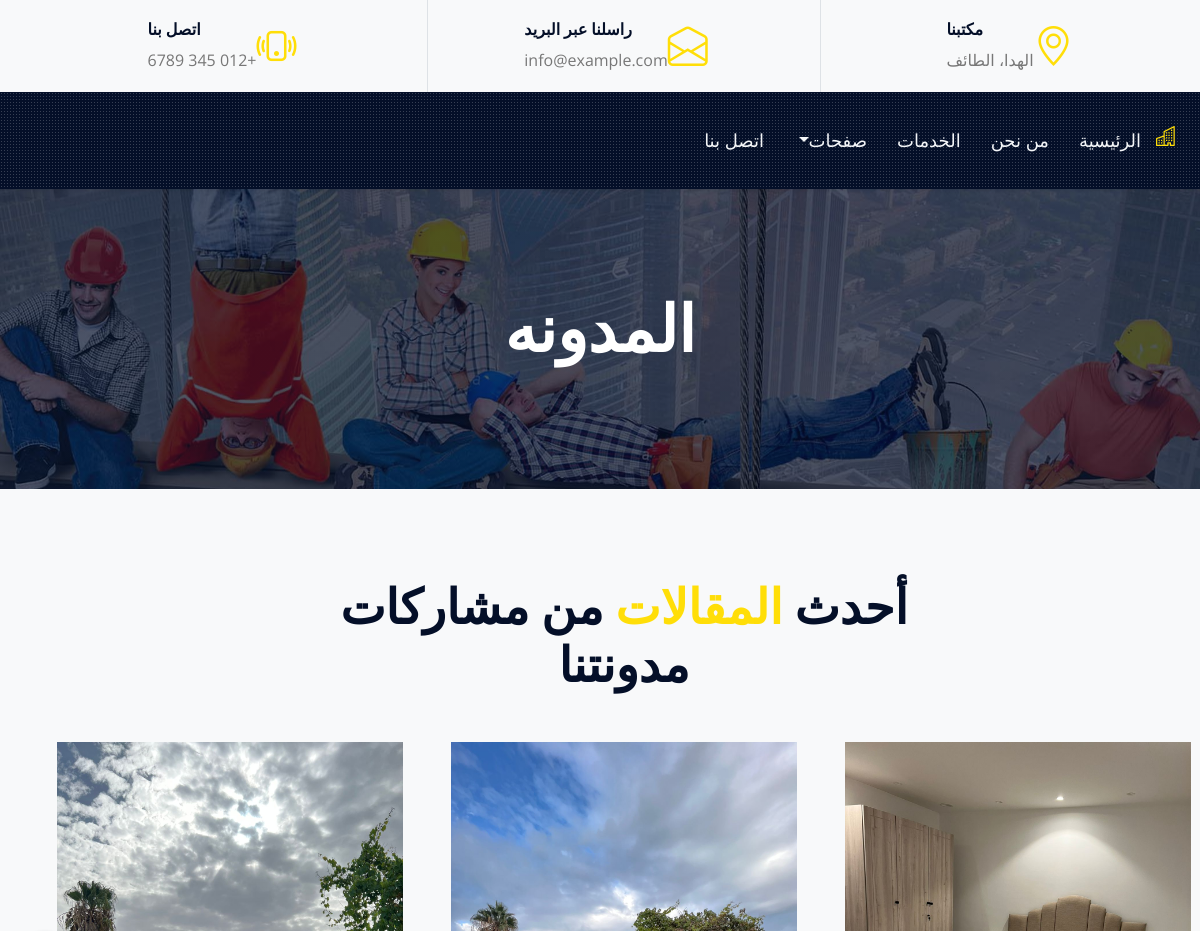
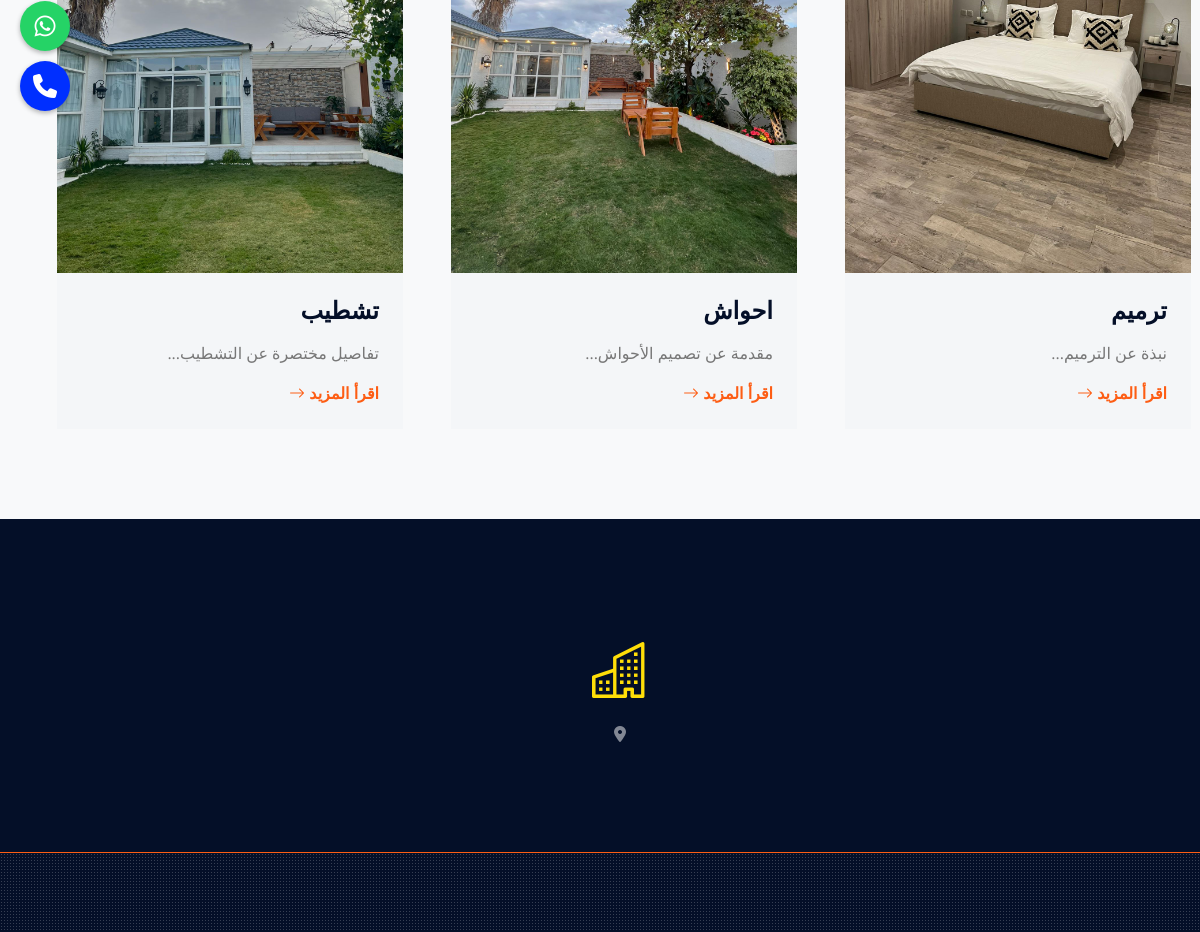
The page /blog.php on the database as committed earlier (2 pictures, top to bottom).
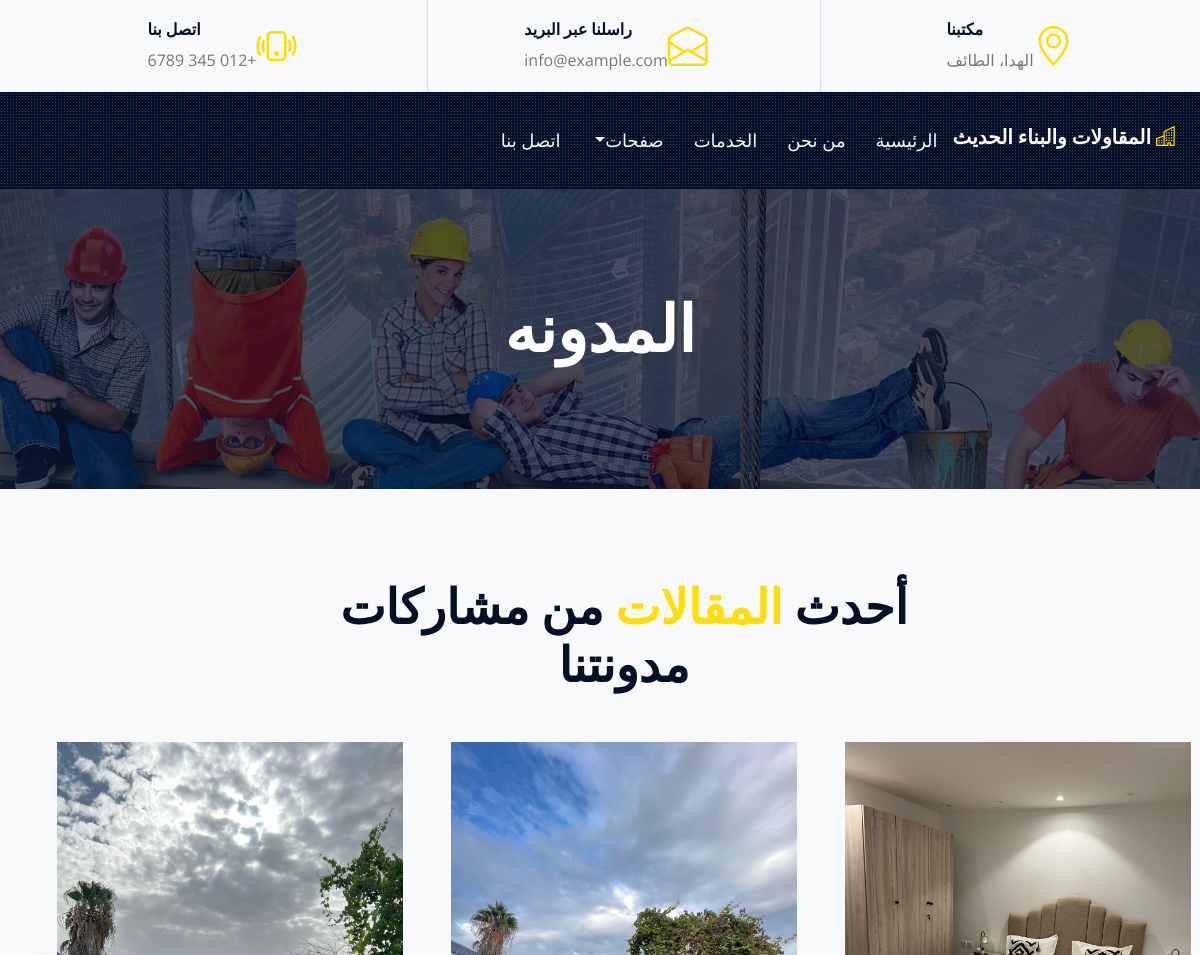
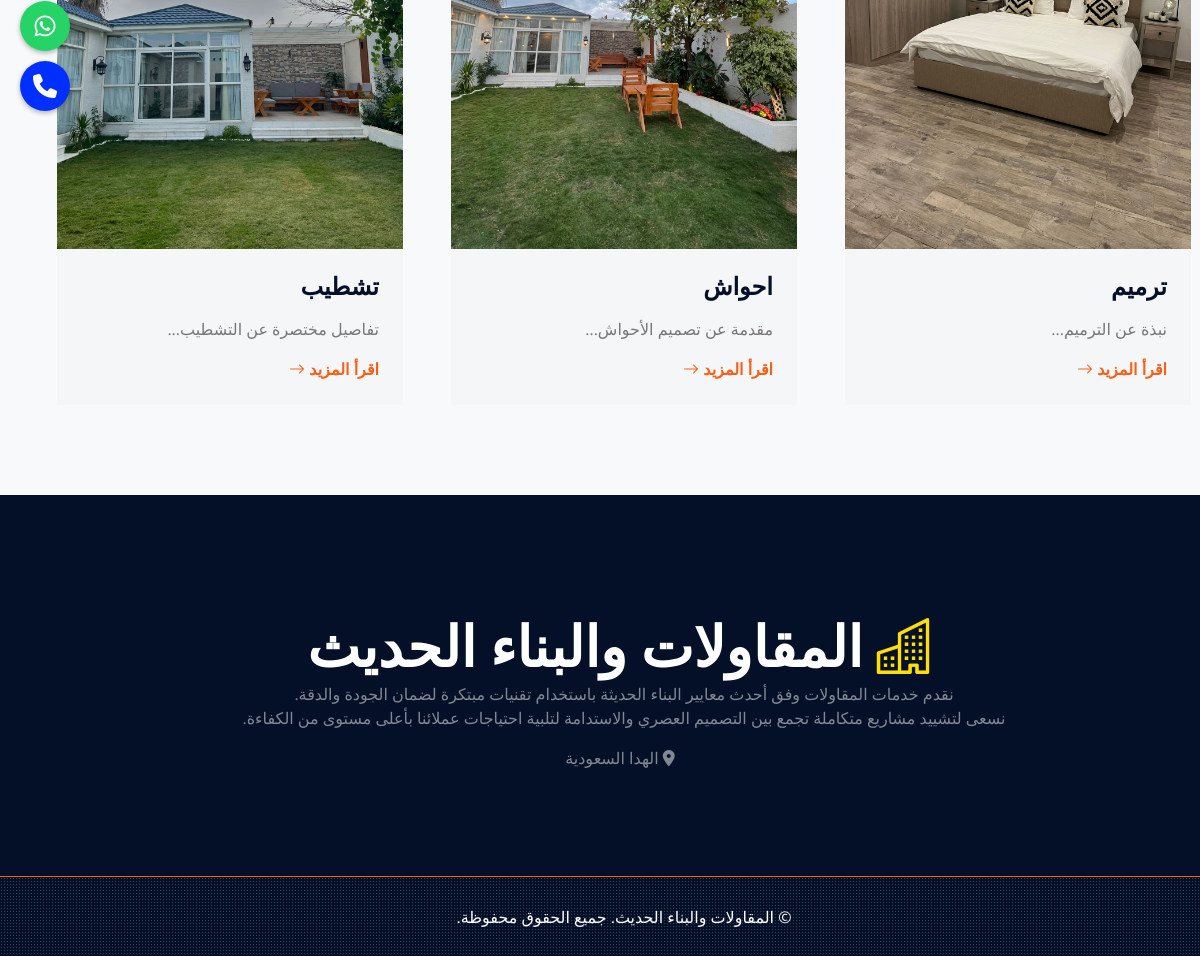
The same page on the database as committed later (2 pictures, top to bottom).
### tables this page shows
CREATE TABLE `blog_articles` (
  `id` int(11) NOT NULL,
  `title` varchar(255) NOT NULL,
  `short_details` text NOT NULL,
  `full_details` text NOT NULL,
  `image` varchar(255) NOT NULL
);

CREATE TABLE `settings` (
  `id` int(11) NOT NULL,
  `site_title` varchar(255) NOT NULL,
  `description` text NOT NULL,
  `address` varchar(255) NOT NULL,
  `phone` varchar(50) NOT NULL,
  `whatsapp` varchar(50) NOT NULL,
  `copyright` text DEFAULT NULL,
  `favicon` varchar(255) DEFAULT NULL
);

### blog.php (the view, shortened to what this page needs)
    <?php
include("config.php");
?>
    <?php include("include/header.php");?>
    <div class="container-fluid page-header">
        <h1 class="display-3 text-uppercase text-white mb-3">المدونه</h1>
    </div>
<?php
$query = "SELECT id, title, short_details, image FROM blog_articles ORDER BY id DESC";
$result = mysqli_query($con, $query);
?>
<div class="container-fluid py-6 ps-5 pe-0">
    <div class="text-center mx-auto mb-5" style="max-width: 600px;">
        <h1 class="display-5 text-uppercase mb-4">أحدث <span class="text-primary">المقالات</span> من مشاركات مدونتنا</h1>
    </div>
    <div class="row g-5">
        <?php while($article = mysqli_fetch_assoc($result)): ?>
        <div class="col-lg-4 col-md-6">
            <div class="bg-light">
                <img class="img-fluid" src="admin/uploads/<?= htmlspecialchars($article['image']) ?>" alt="<?php echo htmlspecialchars($article['title']); ?>">
                <div class="p-4">
                    <h4 class="text-uppercase mb-3"><?php echo htmlspecialchars($article['title']); ?></h4>
                    <p><?php echo htmlspecialchars(mb_strimwidth($article['short_details'], 0, 80, '...')); ?></p>
                    <a class="text-uppercase fw-bold" href="blog_details.php?id=<?php echo $article['id']; ?>">اقرأ المزيد <i class="bi bi-arrow-right"></i></a>
                </div>
            </div>
        </div>
        <?php endwhile; ?>
    </div>
</div>
<?php include("include/footer.php");?>

### include/header.php (shortened to what this page needs)
<?php
include("config.php");
$query = mysqli_query($con, "SELECT * FROM settings LIMIT 1");
$settings = mysqli_fetch_assoc($query);
?>
<!DOCTYPE html>
<html lang="ar" dir="rtl">
<head>
    <link href="https://cdnjs.cloudflare.com/ajax/libs/font-awesome/5.15.0/css/all.min.css" rel="stylesheet">
    <link href="https://cdn.jsdelivr.net/npm/bootstrap-icons@1.4.1/font/bootstrap-icons.css" rel="stylesheet">
    <link href="lib/owlcarousel/assets/owl.carousel.min.css" rel="stylesheet">
    <link href="lib/tempusdominus/css/tempusdominus-bootstrap-4.min.css" rel="stylesheet" />
    <link href="lib/lightbox/css/lightbox.min.css" rel="stylesheet">
    <link href="css/bootstrap.min.css" rel="stylesheet">
    <link href="css/style.css" rel="stylesheet">
  <link rel="stylesheet" href="https://cdnjs.cloudflare.com/ajax/libs/font-awesome/6.4.0/css/all.min.css">
</head>
<body>
<div class="fixed-icons">
  <a href="https://wa.me/<?php echo $settings['whatsapp']; ?>" target="_blank" title="واتساب">
    <i class="fab fa-whatsapp"></i>
  </a>
  <a href="tel:<?php echo $settings['phone']; ?>" class="phone" style="background-color:#002fff" title="اتصال">
    <i class="fas fa-phone"></i>
  </a>
</div>
    <div class="container-fluid ps-5 pe-0 d-none d-lg-block">
        <div class="row gx-5">
            <div class="col-lg-4 text-center py-3">
                <div class="d-inline-flex align-items-center">
                    <i class="bi bi-geo-alt fs-1 text-primary me-3"></i>
                    <div class="text-start">
                        <h6 class="text-uppercase fw-bold">مكتبنا</h6>
                        <span>الهدا، الطائف</span>
                    </div>
                </div>
            </div>
            <div class="col-lg-4 text-center border-start border-end py-3">
                <div class="d-inline-flex align-items-center">
                    <i class="bi bi-envelope-open fs-1 text-primary me-3"></i>
                    <div class="text-start">
                        <h6 class="text-uppercase fw-bold">راسلنا عبر البريد</h6>
                        <span>info@example.com</span>
                    </div>
                </div>
            </div>
            <div class="col-lg-4 text-center py-3">
                <div class="d-inline-flex align-items-center">
                    <i class="bi bi-phone-vibrate fs-1 text-primary me-3"></i>
                    <div class="text-start">
                        <h6 class="text-uppercase fw-bold">اتصل بنا</h6>
                        <span>+012 345 6789</span>
                    </div>
                </div>
            </div>
        </div>
    </div>
<div class="container-fluid sticky-top bg-dark bg-light-radial shadow-sm ps-5 pe-0 pe-lg-0">
    <nav class="navbar navbar-expand-lg bg-dark bg-light-radial navbar-dark py-3 py-lg-0">
        <a href="index.php" class="navbar-brand">
            <h5 class=" text-white">
                <i class="bi bi-building text-primary me-2"></i>
                 <?php echo $settings['site_title']; ?></h5>
        </a>
        <div class="collapse navbar-collapse" id="navbarCollapse">
            <div class="navbar-nav ms-auto py-0">
                <a href="index.php" class="nav-item nav-link <?php echo basename($_SERVER['PHP_SELF']) == 'index.php' ? 'active' : ''?>">الرئيسية</a>
                <a href="about.php" class="nav-item nav-link <?php echo basename($_SERVER['PHP_SELF']) == 'about.php' ? 'active' : ''?>">من نحن</a>
                <a href="service.php" class="nav-item nav-link <?php echo basename($_SERVER['PHP_SELF']) == 'service.php' ? 'active' : ''?>">الخدمات</a>
                <div class="nav-item dropdown">
                    <a href="#" class="nav-link dropdown-toggle" data-bs-toggle="dropdown">صفحات</a>
                </div>
                <a href="contact.php" class="nav-item nav-link <?php echo basename($_SERVER['PHP_SELF']) == 'contact.php' ? 'active' : ''?>">اتصل بنا</a>
            </div>
        </div>
    </nav>
</div>

### include/footer.php (shortened to what this page needs)
<?php
$query = mysqli_query($con, "SELECT * FROM settings LIMIT 1");
$settings = mysqli_fetch_assoc($query);
?>
<div class="footer container-fluid position-relative  bg-dark text-center text-white-50 py-6 ps-5 pe-0">
    <div class="row g-5">
        <div class="col-lg-12 pe-lg-6">
            <a href="index.html" class="navbar-brand">
                <h1 class="m-0 display-4 text-uppercase text-white">
                    <i class="bi bi-building text-primary me-2"></i> <?php echo $settings['site_title']; ?></h1>
            </a>
<p><?php echo nl2br($settings['description']); ?></p>
<p><i class="fa fa-map-marker-alt me-2"></i> <?php echo $settings['address']; ?></p>
        </div>
    </div>
</div>
    <div class="container-fluid bg-dark bg-light-radial text-center text-white border-top border-primary px-0 centered-container">
        <div class="d-flex flex-column flex-md-row justify-content-between">
            <div class="py-4 ps-5 pe-0 text-center text-md-start">
<p class="mb-0">
  <?php echo $settings['copyright']; ?>
</p>            </div>
        </div>
    </div>
</body>
</html>

### css/style.css (style rules this page uses)
:root { --primary: #ffde08; --secondary: #FDBE33; --light: #F4F6F8; --dark: #040F28; }
.py-6 { padding-top: 90px; padding-bottom: 90px; }
.bg-light-radial { background-image: -webkit-repeating-radial-gradient(center center, rgba(256, 256, 256, 0.2), rgba(256, 256, 256, 0.2) 1px, transparent 1px, transparent 100%); background-image: -moz-repeating-radial-gradient(center center, rgba(256, 256, 256, 0.2), rgba(256, 256, 256, 0.2) 1px, transparent 1px, transparent 100%); background-image: -ms-repeating-radial-gradient(center center, rgba(256, 256, 256, 0.2), rgba(256, 256, 256, 0.2) 1px, transparent 1px, transparent 100%); background-image: -o-repeating-radial-gradient(center center, rgba(256, 256, 256, 0.2), rgba(256, 256, 256, 0.2) 1px, transparent 1px, transparent 100%); background-image: repeating-radial-gradient(center center, rgba(256, 256, 256, 0.2), rgba(256, 256, 256, 0.2) 1px, transparent 1px, transparent 100%); background-size: 3px 3px; }
.navbar-dark .navbar-nav .nav-link { position: relative; padding: 35px 15px; font-size: 18px; text-transform: uppercase; color: var(--light); outline: none; transition: .5s; }
.page-header { height: 300px; display: flex; flex-direction: column; align-items: center; justify-content: center; background: linear-gradient(rgba(4, 15, 40, .7), rgba(4, 15, 40, .7)), url(../img/carousel-1.jpg) center center no-repeat; background-size: cover; }
@media (min-width: 992px) { .footer::after { content: ""; width: 1px; height: 100%; top: 0; left: 50%; background: var(--primary) } }

### include/header.php (style rules this page uses)
.fixed-icons { position: fixed; top: 50%; left: 20px; z-index: 9999; display: flex; flex-direction: column; gap: 10px; }
.fixed-icons a { display: flex; align-items: center; justify-content: center; width: 50px; height: 50px; border-radius: 50%; background-color: #25D366; color: white; text-decoration: none; font-size: 24px; box-shadow: 0 2px 5px rgba(0,0,0,0.3); }
* { margin: 0; padding: 0; box-sizing: border-box; }
html, body { width: 100%; height: 100%; margin: 0; padding: 0; overflow-x: hidden; background-color: #f8f9fa; }
body { background-color: #f8f9fa; direction: rtl; text-align: right; overflow-x: hidden; }
.row { display: flex; flex-wrap: wrap; margin-inline: -15px; }

### include/footer.php (style rules this page uses)
.centered-container { display: flex; justify-content: center; align-items: center; height: 10vh; }

Rows that differ between the two databases and show on the page:
added settings: site_title "المقاولات والبناء الحديث", description "نقدم خدمات المقاولات وفق أحدث معايير البناء الحديثة باستخدام تقنيات مبتكرة لضمان الجودة والدقة. نسعى لتشييد مشاريع متكاملة تجمع بين التصميم العصري والاستدامة لتلبية احتياجات عملائنا بأعلى مستوى من الكفاءة.", address "الهدا السعودية", copyright "© المقاولات والبناء الحديث. جميع الحقوق محفوظة."
